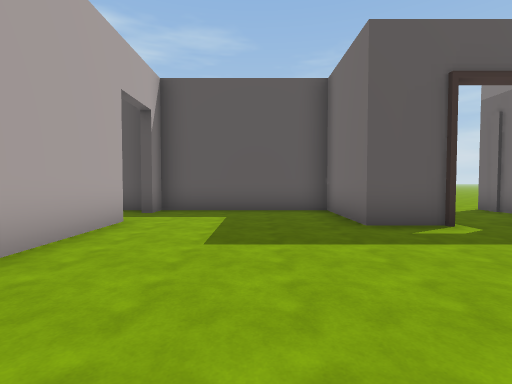
View 1 (above)

16 first-person views from a walk through a Unity game level. The camera is 1.5 m above the floor, tilts 2° down and sees 85° across. The floor is counted in squares, 2 m on a side. Each view is taken from the middle of a square. On the plan, view 1 faces up. The plan holds only what a view shows up to about 10 squares ahead; the rest is blank. The place goes on beyond the plan. The player character is not drawn. Some animated figures are left out. Door leaves are left out, so doorways stand open.

View 2
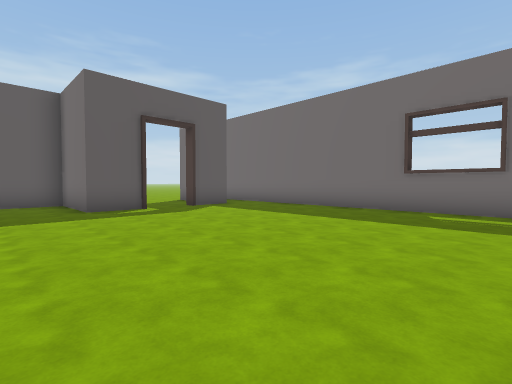

View 3
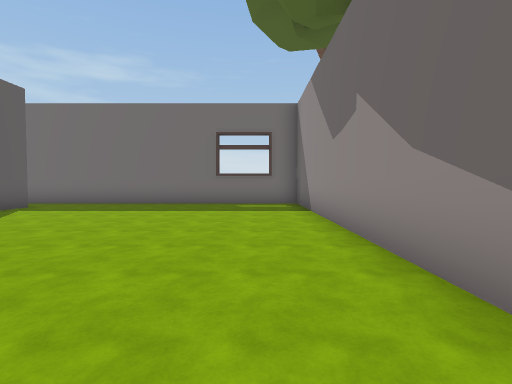

View 4
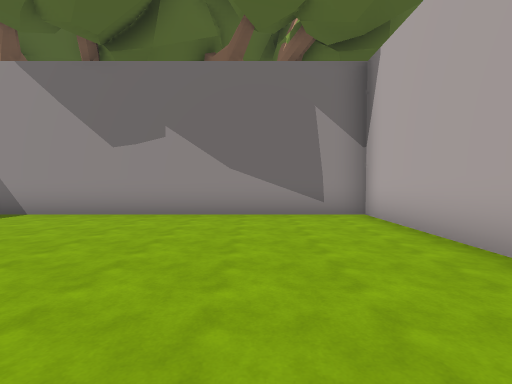

View 5
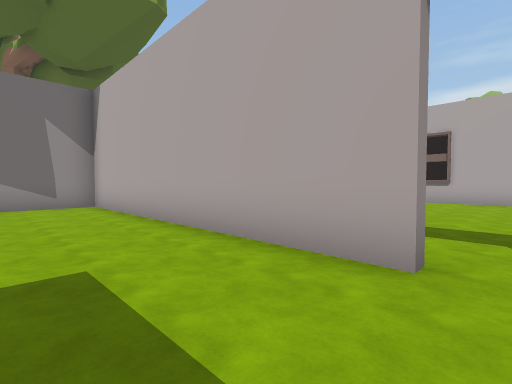

View 6
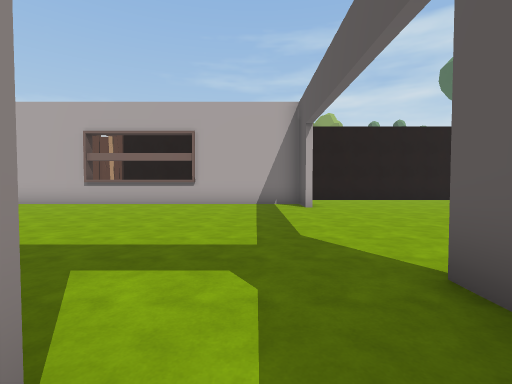

View 7
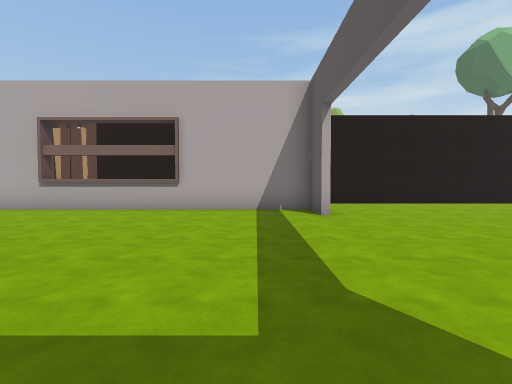

View 8
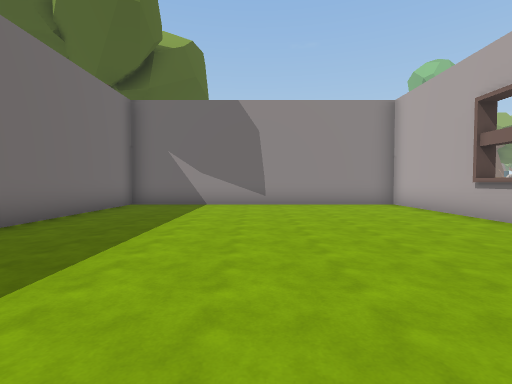

View 9
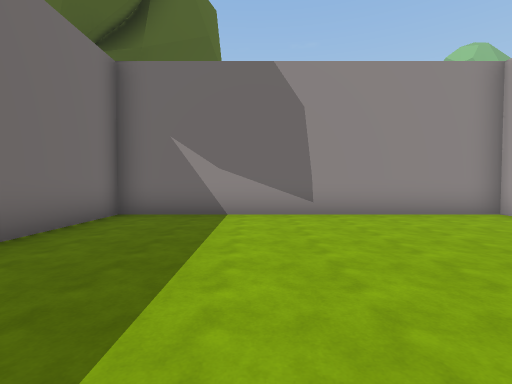

View 10
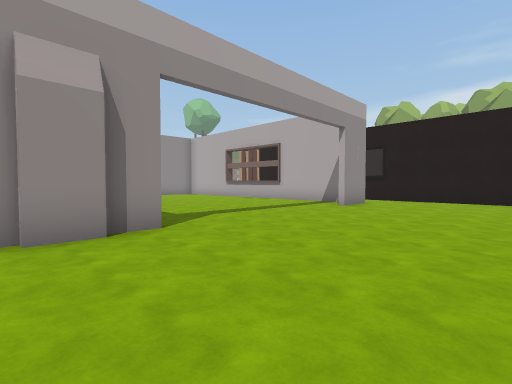

View 11
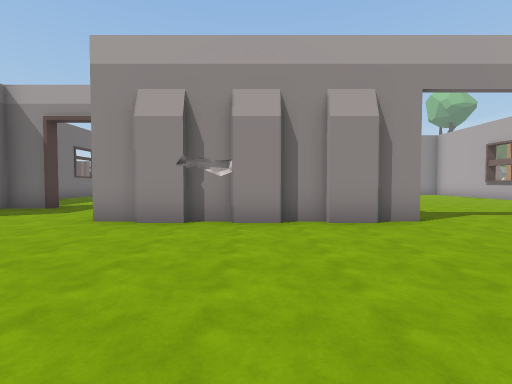

View 12
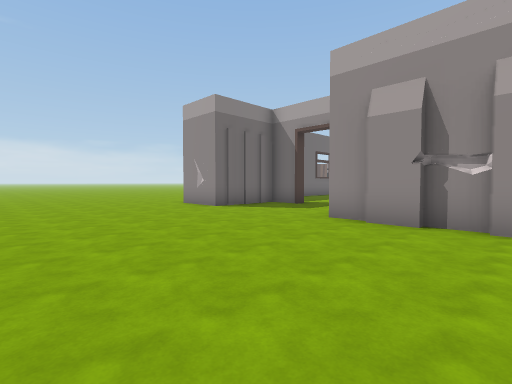

View 13
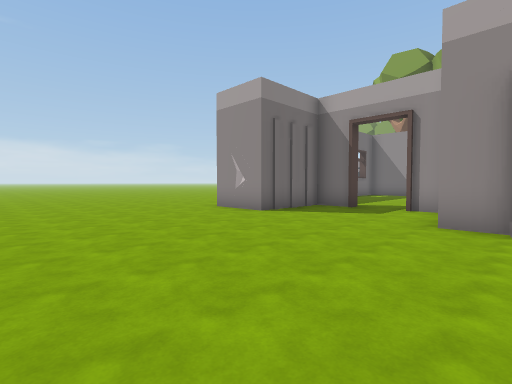

View 14
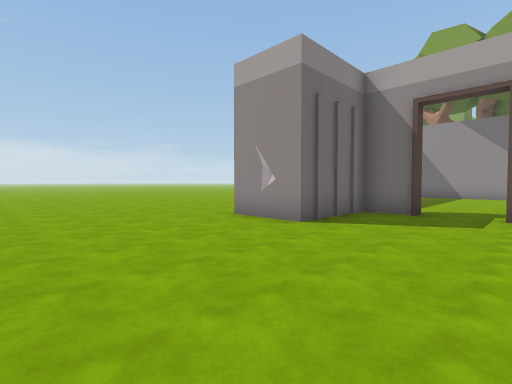

View 15
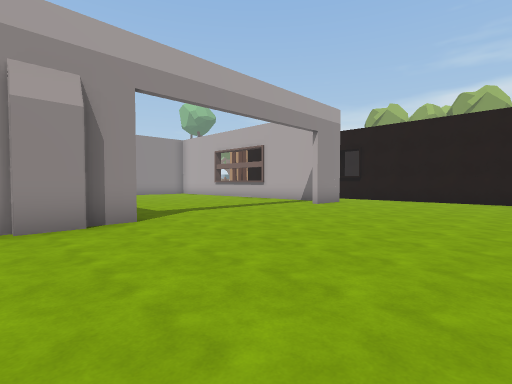

View 16
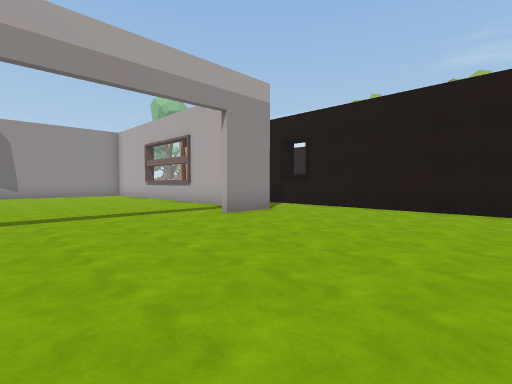

### Floor plan
Points are (right, up) in squares from view 1. A wall is a line through its corners. A room is listed if a view was taken in it or the views show most of it. See-through windows are left out.
Room 1 (views 1, 2, 3, 4, 5, 6)
walls: (3.4, 4.8) (1.9, 4.8) (1.9, 7.5) (-2.5, 7.5); (6.4, 4.8) (4.9, 4.8); (-2.5, 5.4) (-2.5, -3.4) (7.8, -3.4) (7.8, 6.1)
ways out: opening at (-3, 6) to room 2; opening at (4, 5) to room 2
Room 2 (views 7, 8, 9, 10, 11, 12, 13, 14, 15, 16)
walls: (-4.2, 7.7) (-3.2, 7.7); (-3.2, 7.9) (-2.2, 7.9); (-3, 7.5) (-4.2, 7.5); (-2.4, 7.7) (-1.4, 7.7); (-1.5, 7.9) (-0.5, 7.9); (-0.6, 7.7) (0.4, 7.7); (0.2, 7.9) (1.2, 7.9); (1.1, 7.7) (2.1, 7.7); (-10.2, 7.5) (-11.7, 7.5) (-11.7, -3.4) (-2.8, -3.4) (-2.8, 1.5); (2.6, 5) (3.4, 5); (-11.9, 7.7) (-10.2, 7.7); (4.9, 4.8) (4.9, 5) (6.1, 5) (6.1, 7.7) (8.1, 7.7); (-13.9, 13.5) (-13.9, 6.7)
ways out: opening at (-3, 6) to room 1; opening at (4, 5) to room 1; opening at (-13, 7); opening at (9, 8)

Positions as (right, up) in squares from view 1, and headings:
1: (0, 0), facing up
2: (0, -3), facing up-right
3: (-2, -2), facing right
4: (0, 3), facing down
5: (0, 6), facing down-left
6: (-2, 6), facing left
7: (-4, 6), facing left
8: (-7, 6), facing down
9: (-6, 3), facing down
10: (-2, 12), facing down-left
11: (-1, 13), facing down
12: (-1, 13), facing down-right
13: (1, 13), facing down-right
14: (3, 12), facing down-right
15: (-2, 13), facing down-left
16: (-6, 13), facing down-left
